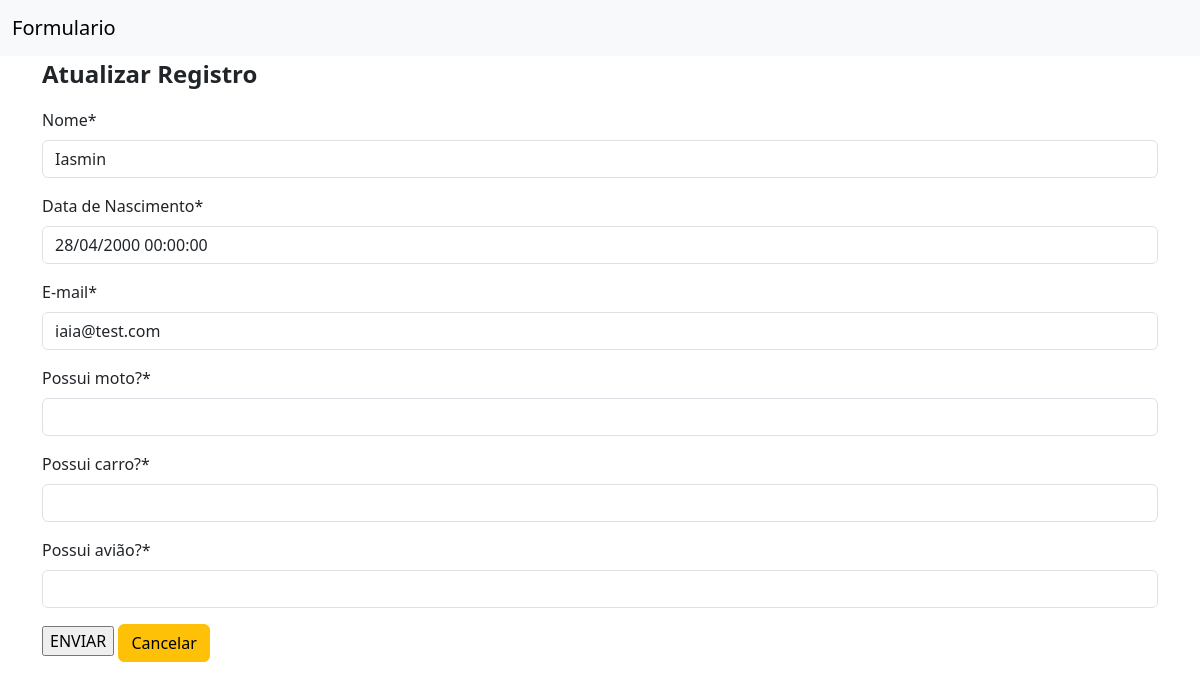
/atualizar/2, run on an earlier commit of the app's database.
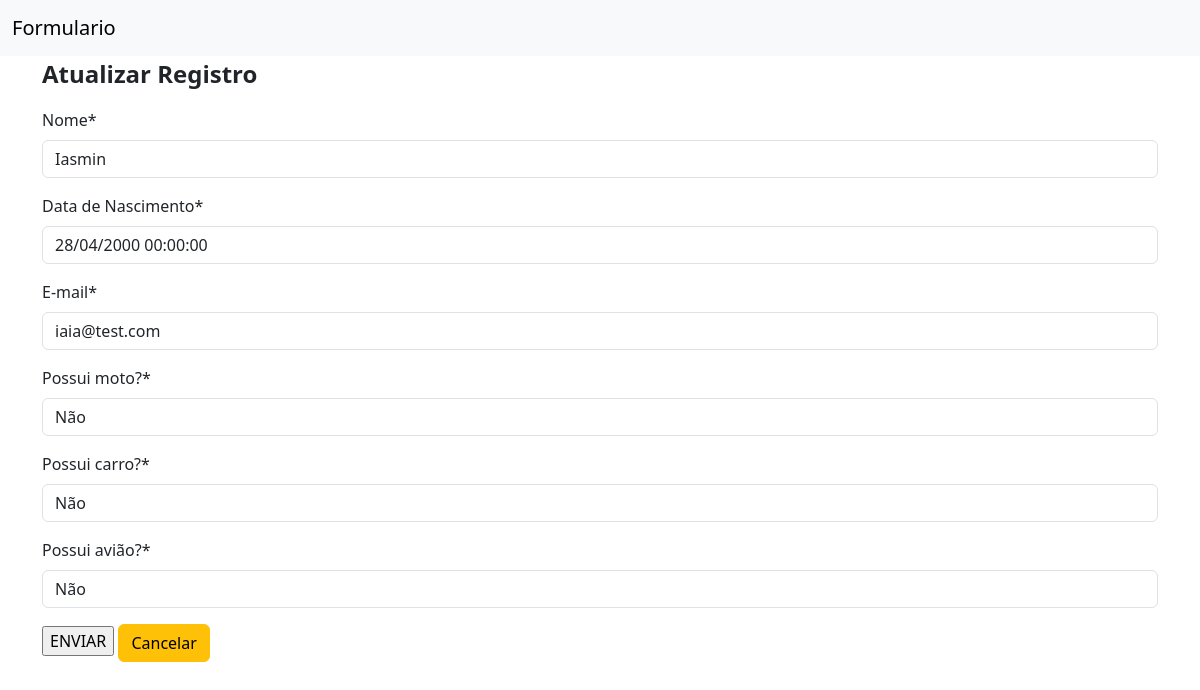
And on a later commit of the database.
### formulario/models.py (models this page shows)
class Formulario(models.Model):
    nome = models.CharField(verbose_name="Nome", max_length=150, null=False, blank=False)
    email = models.EmailField(verbose_name="E-mail", max_length=150, null=False, blank=False)
    dtNasc = models.DateTimeField(verbose_name="Data de Nascimento", null=False, blank=False)
    resp01 = models.CharField(verbose_name="Possui moto?", max_length=150, null=False, blank=False)
    resp02 = models.CharField(verbose_name="Possui carro?", max_length=150, null=False, blank=False)
    resp03 = models.CharField(verbose_name="Possui avião?", max_length=150, null=False, blank=False)

### formulario/views.py (the view)
class AtualizarView(UpdateView):
    model = Formulario
    fields = ["nome","dtNasc", "email", "resp01", "resp02", "resp03"]  # Uma lista de campos que o usuario pode alterar
    success_url = reverse_lazy('listar')
    def get_context_data(self, **kwargs):
        context = super().get_context_data(**kwargs)
        context['titulo_pagina'] = 'Atualizar Registro'
        return context

### formulario/templates/formulario/formulario_form.html (shortened to what this page needs)
{% extends 'padrao.html' %}
{% load crispy_forms_tags %}
{% block subtitulo %}
{{ titulo_pagina }}
{% endblock %}
{% block conteudo %}
  <form method="POST">
    {{ form|crispy }}
    <input type="submit" value="ENVIAR" />
    <button type="button"
            onclick="window.location.href='{% url 'listar' %}'"
            class="btn btn-warning">Cancelar</button>
  </form>
{% endblock %}

What changed in the data, as far as the page shows it:
changed Formulario "Iasmin": resp01 (not shown) → "Não"; resp02 (not shown) → "Não"; resp03 (not shown) → "Não"
